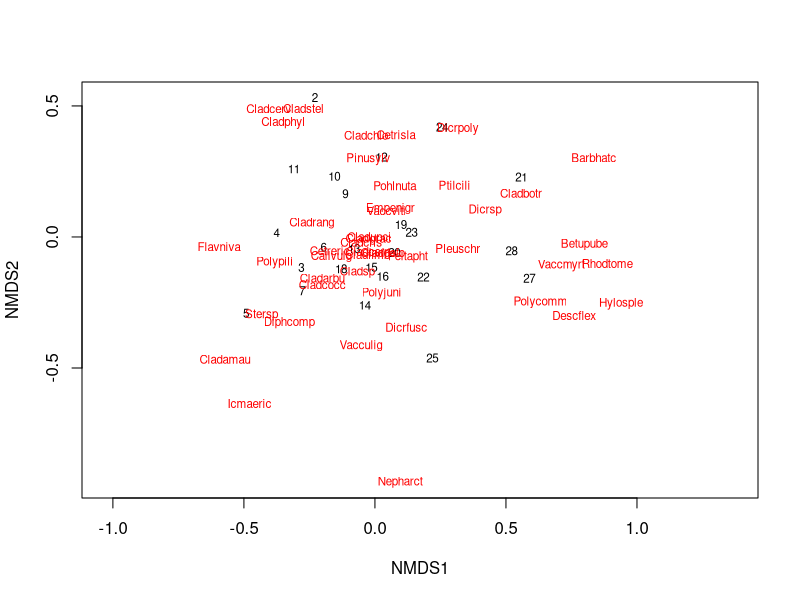
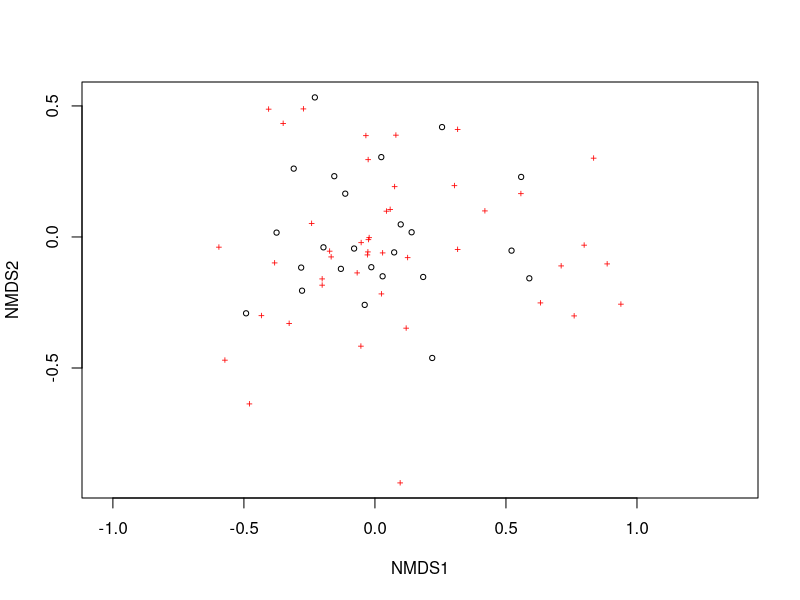
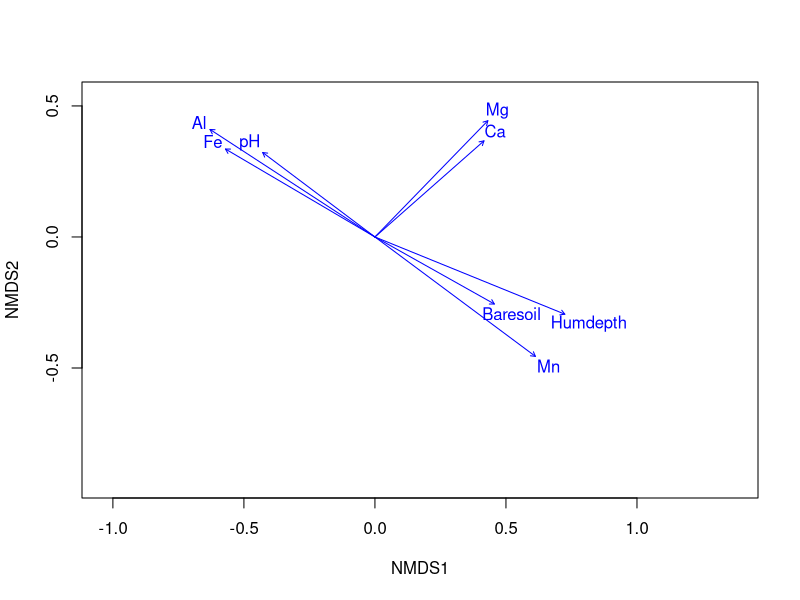

Write the R code that produced these figures, in order.
# Building a NMDS with inbuilt data 

library(vegan) # Version 2.6.4

data("varespec") # Data sets of cover by lichen species
data("varechem") # Corresponding environmental parameters

ord <- metaMDS(varespec, distance = "bray", k = 2) # Ordination of the species

plot(ord, type = "t") # Showing the plot 
plot(ord, type = "p")
plot(ord, type = "n")

ef <- envfit(ord, varechem)
plot(ef, p.max = 0.05)